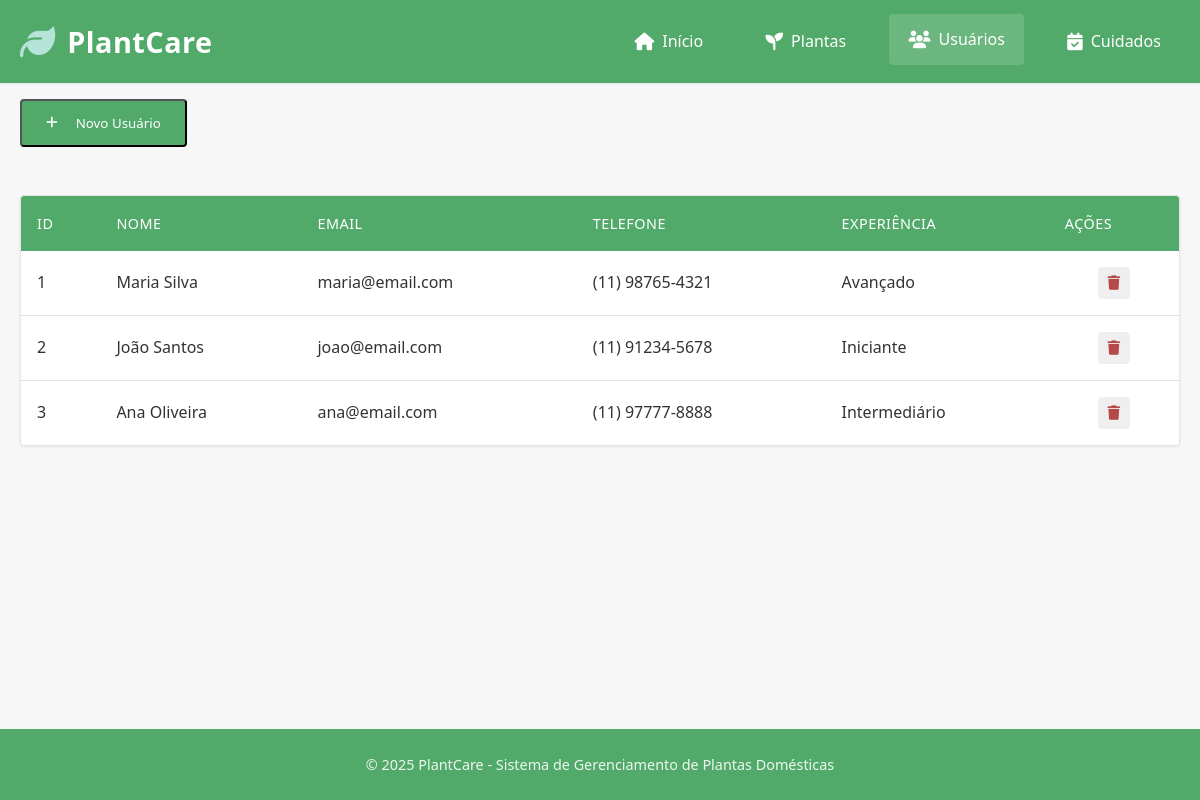
The app's page /usuarios.php with its own data.
### tables this page shows
CREATE TABLE IF NOT EXISTS usuarios (
    id INT AUTO_INCREMENT PRIMARY KEY,
    nome VARCHAR(100) NOT NULL,
    email VARCHAR(100) NOT NULL UNIQUE,
    telefone VARCHAR(20),
    nivel_experiencia ENUM('Iniciante', 'Intermediário', 'Avançado') NOT NULL,
    created_at TIMESTAMP DEFAULT CURRENT_TIMESTAMP,
    updated_at TIMESTAMP DEFAULT CURRENT_TIMESTAMP ON UPDATE CURRENT_TIMESTAMP
);

### usuarios.php (the view, shortened to what this page needs)
<?php
$conn = new mysqli($db_host, $db_user, $db_pass, $db_name);
$sql = "SELECT * FROM usuarios";
$result = $conn->query($sql);
?>
<!DOCTYPE html>
<html lang="pt-BR">
<head>
    <link rel="stylesheet" href="https://cdnjs.cloudflare.com/ajax/libs/font-awesome/6.4.0/css/all.min.css">
    <link rel="stylesheet" href="assets/css/style.css">
</head>
<body>
    <header>
        <div class="container">
            <div class="logo">
                <i class="fas fa-leaf"></i>
                <h1>PlantCare</h1>
            </div>
            <nav>
                <ul>
                    <li><a href="/plantas.com/index.php"><i class="fas fa-home"></i> Início</a></li>
                    <li><a href="/plantas.com/plantas.php"><i class="fas fa-seedling"></i> Plantas</a></li>
                    <li><a href="/plantas.com/usuarios.php" class="active"><i class="fas fa-users"></i> Usuários</a></li>
                    <li><a href="/plantas.com/cuidados.php"><i class="fas fa-calendar-check"></i> Cuidados</a></li>
                </ul>
            </nav>
        </div>
    </header>
    <main class="container">
        <section id="usuarios">
            <div class="section-header">
                <button id="btnAddUsuario" class="btn-add"><i class="fas fa-plus"></i> Novo Usuário</button>
            </div>
            <div class="data-table-container">
                <table class="data-table" id="usuariosTable">
                    <thead>
                        <tr>
                            <th>ID</th>
                            <th>Nome</th>
                            <th>Email</th>
                            <th>Telefone</th>
                            <th>Experiência</th>
                            <th>Ações</th>
                        </tr>
                    </thead>
                    <tbody>
                        <?php if ($result->num_rows > 0): ?>
                            <?php while($row = $result->fetch_assoc()): ?>
                                <tr>
                                    <td><?php echo $row['id']; ?></td>
                                    <td><?php echo htmlspecialchars($row['nome']); ?></td>
                                    <td><?php echo htmlspecialchars($row['email']); ?></td>
                                    <td><?php echo htmlspecialchars($row['telefone']); ?></td>
                                    <td><?php echo htmlspecialchars($row['nivel_experiencia']); ?></td>
                                    <td>
                                        <div class="action-buttons">
                                            <button class="btn-action btn-delete" data-id="<?php echo $row['id']; ?>" title="Excluir">
                                                <i class="fas fa-trash"></i>
                                            </button>
                                        </div>
                                    </td>
                                </tr>
                            <?php endwhile; ?>
                        <?php else: ?>
                            <tr>
                                <td colspan="6" class="empty-table">Nenhum usuário cadastrado</td>
                            </tr>
                        <?php endif; ?>
                    </tbody>
                </table>
            </div>
        </section>
    </main>
    <footer>
        <div class="container">
            <p>&copy; 2025 PlantCare - Sistema de Gerenciamento de Plantas Domésticas</p>
        </div>
    </footer>
</body>
</html>

### assets/css/style.css (style rules this page uses)
:root { --primary: #52aa6a; --primary-dark: #48b575; --primary-light: #81bd86; --secondary: #f7f7f7; --accent: #b5e3d8; --text: #333333; --text-light: #666666; --error: #f4a7a7; --success: #a3d9b1; --warning: #ffd7a1; --danger: #f4a7a7; --white: #ffffff; --red: #b54848; --gray: #e5e5e5; --light-gray: #f7f7f7; --border-color: #e0e0e0; --shadow: 0 1px 3px rgba(0, 0, 0, 0.08); --shadow-hover: 0 2px 6px rgba(0, 0, 0, 0.12); --border-radius: 4px; --transition: all 0.2s ease; }
* { margin: 0; padding: 0; box-sizing: border-box; font-family: 'Segoe UI', Tahoma, Geneva, Verdana, sans-serif; }
body { background-color: var(--secondary); color: var(--text); min-height: 100vh; display: flex; flex-direction: column; line-height: 1.6; }
.container { max-width: 1200px; width: 100%; margin: 0 auto; padding: 0 20px; }
header { background: var(--primary); color: var(--white); padding: 1rem 0; box-shadow: var(--shadow); position: sticky; top: 0; z-index: 1000; }
header .container { display: flex; justify-content: space-between; align-items: center; }
.logo { display: flex; align-items: center; gap: 12px; }
.logo i { font-size: 2.2rem; color: var(--accent); }
.logo h1 { font-size: 1.8rem; font-weight: 600; letter-spacing: 0.5px; }
nav ul { display: flex; gap: 1.5rem; list-style: none; }
nav a { color: var(--white); text-decoration: none; padding: 0.8rem 1.2rem; border-radius: var(--border-radius); transition: var(--transition); display: flex; align-items: center; gap: 8px; font-weight: 500; }
nav a:hover, nav a.active { background-color: rgba(255, 255, 255, 0.15); transform: translateY(-2px); }
nav i { font-size: 1.1rem; }
main { flex: 1; padding: 2rem; align-items: center; margin-bottom: 2rem; }
.section-header i { margin-right: 10px; }
.btn-add { background: var(--primary); color: var(--white); padding: 0.8rem 1.5rem; border-radius: var(--border-radius); text-decoration: none; font-weight: 500; display: inline-flex; align-items: center; gap: 8px; transition: var(--transition); margin-bottom: 1rem; margin-top: 1rem; }
.data-table-container { background: var(--white); border-radius: var(--border-radius); box-shadow: var(--shadow); overflow: hidden; margin-top: 2rem; margin-bottom: 2rem; border: 1px solid var(--gray); }
.data-table { width: 100%; border-collapse: collapse; }
.data-table th, .data-table td { padding: 1rem; text-align: left; }
.data-table th { background: var(--primary); color: var(--white); font-weight: 500; text-transform: uppercase; font-size: 0.9rem; letter-spacing: 0.5px; }
.data-table tbody tr { border-bottom: 1px solid var(--gray); transition: var(--transition); }
.data-table tbody tr:last-child { border-bottom: none; }
.action-buttons { display: flex; justify-content: center; gap: 0.5rem; }
.btn-action { width: 32px; height: 32px; border-radius: var(--border-radius); border: none; cursor: pointer; transition: var(--transition); display: flex; align-items: center; justify-content: center; font-size: 0.9rem; color: var(--red); }
.btn-action i { font-size: 0.9rem; }
footer { background: var(--primary); color: var(--white); padding: 1.5rem 0; text-align: center; margin-top: auto; }
footer p { opacity: 0.9; font-size: 0.9rem; }

### records on screen
usuarios: id "1", nome "Maria Silva", email "maria@email.com", telefone "(11) 98765-4321", nivel_experiencia "Avançado"
usuarios: id "2", nome "João Santos", email "joao@email.com", telefone "(11) 91234-5678", nivel_experiencia "Iniciante"
usuarios: id "3", nome "Ana Oliveira", email "ana@email.com", telefone "(11) 97777-8888", nivel_experiencia "Intermediário"
